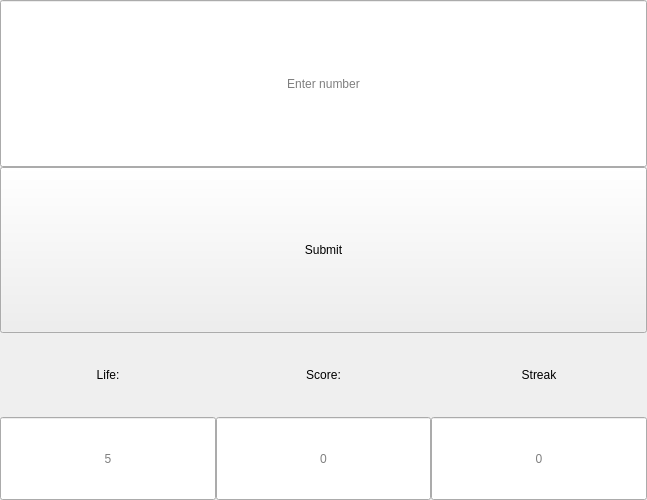
<?xml version="1.0" encoding="UTF-8"?>
<ui version="4.0">
 <class>Game</class>
 <widget class="QWidget" name="Game">
  <property name="geometry">
   <rect>
    <x>0</x>
    <y>0</y>
    <width>647</width>
    <height>500</height>
   </rect>
  </property>
  <property name="windowTitle">
   <string>Form</string>
  </property>
  <layout class="QGridLayout" name="main_layout" rowstretch="1,1,1">
   <property name="leftMargin">
    <number>0</number>
   </property>
   <property name="topMargin">
    <number>0</number>
   </property>
   <property name="rightMargin">
    <number>0</number>
   </property>
   <property name="bottomMargin">
    <number>0</number>
   </property>
   <property name="spacing">
    <number>0</number>
   </property>
   <item row="0" column="0">
    <widget class="QLineEdit" name="answer_edit">
     <property name="sizePolicy">
      <sizepolicy hsizetype="Expanding" vsizetype="Expanding">
       <horstretch>0</horstretch>
       <verstretch>0</verstretch>
      </sizepolicy>
     </property>
     <property name="alignment">
      <set>Qt::AlignCenter</set>
     </property>
     <property name="placeholderText">
      <string>Enter number</string>
     </property>
    </widget>
   </item>
   <item row="1" column="0">
    <widget class="QPushButton" name="submit_button">
     <property name="sizePolicy">
      <sizepolicy hsizetype="Expanding" vsizetype="Expanding">
       <horstretch>0</horstretch>
       <verstretch>0</verstretch>
      </sizepolicy>
     </property>
     <property name="cursor">
      <cursorShape>PointingHandCursor</cursorShape>
     </property>
     <property name="text">
      <string>Submit</string>
     </property>
    </widget>
   </item>
   <item row="2" column="0">
    <widget class="QWidget" name="game_details_widget" native="true">
     <property name="sizePolicy">
      <sizepolicy hsizetype="Expanding" vsizetype="Expanding">
       <horstretch>0</horstretch>
       <verstretch>0</verstretch>
      </sizepolicy>
     </property>
     <layout class="QGridLayout" name="game_details_layout" rowstretch="1,1" columnstretch="1,1,1">
      <property name="leftMargin">
       <number>0</number>
      </property>
      <property name="topMargin">
       <number>0</number>
      </property>
      <property name="rightMargin">
       <number>0</number>
      </property>
      <property name="bottomMargin">
       <number>0</number>
      </property>
      <property name="spacing">
       <number>0</number>
      </property>
      <item row="0" column="0">
       <widget class="QLabel" name="life_label">
        <property name="sizePolicy">
         <sizepolicy hsizetype="Preferred" vsizetype="Expanding">
          <horstretch>0</horstretch>
          <verstretch>0</verstretch>
         </sizepolicy>
        </property>
        <property name="text">
         <string>Life:</string>
        </property>
        <property name="alignment">
         <set>Qt::AlignCenter</set>
        </property>
       </widget>
      </item>
      <item row="0" column="1">
       <widget class="QLabel" name="score_label">
        <property name="sizePolicy">
         <sizepolicy hsizetype="Preferred" vsizetype="Expanding">
          <horstretch>0</horstretch>
          <verstretch>0</verstretch>
         </sizepolicy>
        </property>
        <property name="text">
         <string>Score:</string>
        </property>
        <property name="alignment">
         <set>Qt::AlignCenter</set>
        </property>
       </widget>
      </item>
      <item row="0" column="2">
       <widget class="QLabel" name="streak_label">
        <property name="sizePolicy">
         <sizepolicy hsizetype="Preferred" vsizetype="Expanding">
          <horstretch>0</horstretch>
          <verstretch>0</verstretch>
         </sizepolicy>
        </property>
        <property name="text">
         <string>Streak</string>
        </property>
        <property name="alignment">
         <set>Qt::AlignCenter</set>
        </property>
       </widget>
      </item>
      <item row="1" column="0">
       <widget class="QLineEdit" name="life_edit">
        <property name="sizePolicy">
         <sizepolicy hsizetype="Expanding" vsizetype="Expanding">
          <horstretch>0</horstretch>
          <verstretch>0</verstretch>
         </sizepolicy>
        </property>
        <property name="alignment">
         <set>Qt::AlignCenter</set>
        </property>
        <property name="placeholderText">
         <string>5</string>
        </property>
       </widget>
      </item>
      <item row="1" column="1">
       <widget class="QLineEdit" name="score_edit">
        <property name="sizePolicy">
         <sizepolicy hsizetype="Expanding" vsizetype="Expanding">
          <horstretch>0</horstretch>
          <verstretch>0</verstretch>
         </sizepolicy>
        </property>
        <property name="alignment">
         <set>Qt::AlignCenter</set>
        </property>
        <property name="placeholderText">
         <string>0</string>
        </property>
       </widget>
      </item>
      <item row="1" column="2">
       <widget class="QLineEdit" name="streak_edit">
        <property name="sizePolicy">
         <sizepolicy hsizetype="Expanding" vsizetype="Expanding">
          <horstretch>0</horstretch>
          <verstretch>0</verstretch>
         </sizepolicy>
        </property>
        <property name="alignment">
         <set>Qt::AlignCenter</set>
        </property>
        <property name="placeholderText">
         <string>0</string>
        </property>
       </widget>
      </item>
     </layout>
    </widget>
   </item>
  </layout>
 </widget>
 <resources/>
 <connections/>
</ui>
